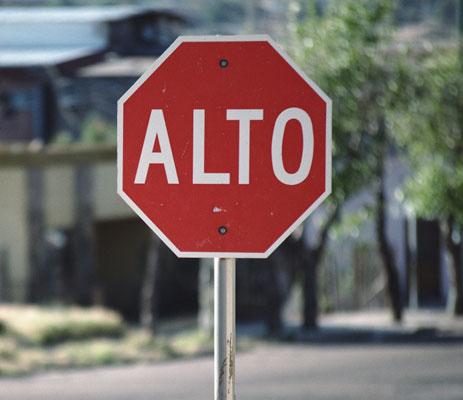
#> input picture Assets/images/sign.jpg, 463 x 400 px
$ python -i Text_Recognition.py   (imports and definitions only)
#> lines starting #> are read from the running program, lines starting #| are printed output that depends on the picture; after the words box and inside, x2 and y2 are one past the last pixel; in counts of white or black regions, pixels touching at a corner belong together
#> further down, picture is the input picture: shape (400, 463, 3); mean B, G, R 101, 103.6, 116.2
import pytesseract
import cv2

def process_img(img):
    img = cv2.cvtColor( img, cv2.COLOR_BGR2GRAY )
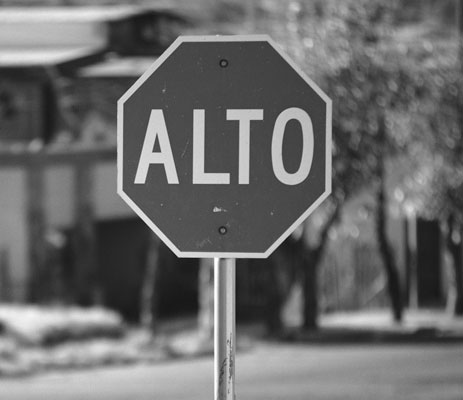
#> img: shape (400, 463); min 13, max 255, mean 107.1
    img = cv2.threshold(img,210,255,cv2.THRESH_BINARY+cv2.THRESH_OTSU)[1]
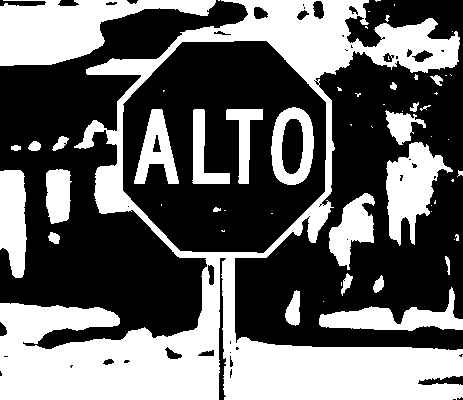
#> img: shape (400, 463); 40.7% white; 59 white regions (32 under 20 px), largest, box (x1, y1, x2, y2) and area: (0, 0, 463, 400) 48657, (0, 0, 216, 66) 7358, (386, 142, 453, 246) 3494
    img = cv2.GaussianBlur(img, (3 , 3), 0)
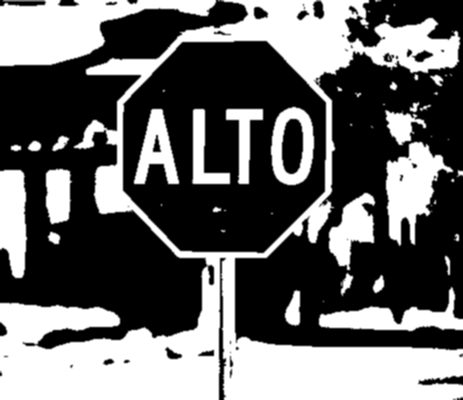
#> img: shape (400, 463); min 0, max 255, mean 103.7
    return img

def put_label(img, lbl, cord):
    startX, startY, endX, endY = cord
    cv2.rectangle(img, (startX-1, startY), (endX - 1, startY-20), (0, 255, 0), cv2.FILLED)
    font = cv2.FONT_HERSHEY_SIMPLEX
    cv2.putText(img, lbl, (startX+5, startY-5), font, 0.5,
                (0, 0, 0), 1, cv2.LINE_AA)
    cv2.rectangle(img, (startX, startY), (endX, endY), (0, 255, 0), 2)

def get_text_lbl(orig_cord, image):
    ans = ""

    for i in orig_cord:
        startX, startY, endX, endY = i

        req_image = image[startY:endY, startX:endX].copy()
        req_image = process_img(req_image)

        text = pytesseract.image_to_string(req_image)

        if (len(text) > 0):
            ans += text + '\n'
            put_label(image, text, i)

    return ans

>>> import cv2
>>> picture = cv2.imread('Assets/images/sign.jpg')
>>> result = process_img(picture)
